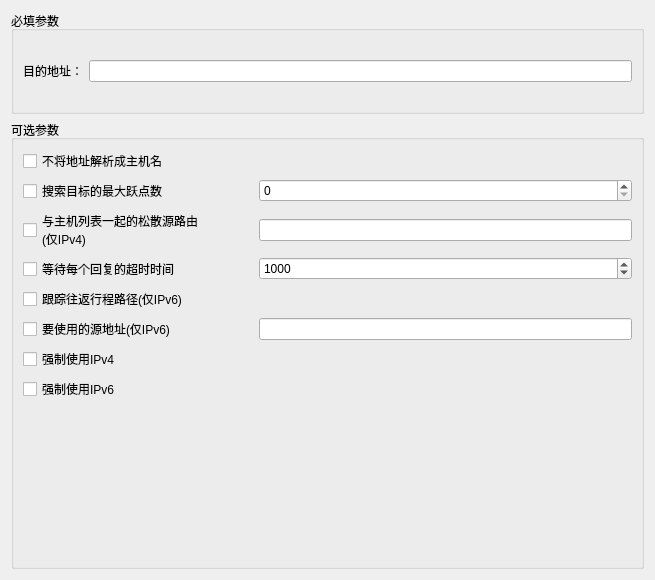
<?xml version="1.0" encoding="UTF-8"?>
<ui version="4.0">
 <class>TracertCmdEditor</class>
 <widget class="QWidget" name="TracertCmdEditor">
  <property name="geometry">
   <rect>
    <x>0</x>
    <y>0</y>
    <width>655</width>
    <height>580</height>
   </rect>
  </property>
  <property name="windowTitle">
   <string>Form</string>
  </property>
  <layout class="QVBoxLayout" name="verticalLayout">
   <item>
    <widget class="QGroupBox" name="groupBox">
     <property name="title">
      <string>必填参数</string>
     </property>
     <layout class="QVBoxLayout" name="verticalLayout_2">
      <item>
       <layout class="QGridLayout" name="gridLayout">
        <item row="1" column="0">
         <widget class="QLabel" name="label">
          <property name="text">
           <string>目的地址：</string>
          </property>
         </widget>
        </item>
        <item row="2" column="1">
         <widget class="QLabel" name="label_target_checkinfo">
          <property name="text">
           <string/>
          </property>
         </widget>
        </item>
        <item row="1" column="1">
         <widget class="QLineEdit" name="lineEdit"/>
        </item>
        <item row="0" column="1">
         <widget class="QLabel" name="label_2">
          <property name="text">
           <string/>
          </property>
         </widget>
        </item>
       </layout>
      </item>
     </layout>
    </widget>
   </item>
   <item>
    <widget class="QGroupBox" name="groupBox_2">
     <property name="title">
      <string>可选参数</string>
     </property>
     <layout class="QVBoxLayout" name="verticalLayout_3">
      <item>
       <layout class="QGridLayout" name="gridLayout_2">
        <item row="4" column="0">
         <widget class="QCheckBox" name="checkBox_option_R">
          <property name="toolTip">
           <string>-R</string>
          </property>
          <property name="text">
           <string>跟踪往返行程路径(仅IPv6)</string>
          </property>
         </widget>
        </item>
        <item row="1" column="1">
         <widget class="QSpinBox" name="spinBox_option_value_h">
          <property name="maximum">
           <number>65536</number>
          </property>
         </widget>
        </item>
        <item row="1" column="0">
         <widget class="QCheckBox" name="checkBox_option_h">
          <property name="minimumSize">
           <size>
            <width>230</width>
            <height>0</height>
           </size>
          </property>
          <property name="maximumSize">
           <size>
            <width>230</width>
            <height>16777215</height>
           </size>
          </property>
          <property name="toolTip">
           <string>-h</string>
          </property>
          <property name="text">
           <string>搜索目标的最大跃点数</string>
          </property>
         </widget>
        </item>
        <item row="2" column="0">
         <widget class="QCheckBox" name="checkBox_option_j">
          <property name="toolTip">
           <string>-j</string>
          </property>
          <property name="text">
           <string>与主机列表一起的松散源路由
(仅IPv4)</string>
          </property>
         </widget>
        </item>
        <item row="6" column="0">
         <widget class="QCheckBox" name="checkBox_option_ipv4">
          <property name="text">
           <string>强制使用IPv4</string>
          </property>
         </widget>
        </item>
        <item row="5" column="0">
         <widget class="QCheckBox" name="checkBox_option_S">
          <property name="text">
           <string>要使用的源地址(仅IPv6)</string>
          </property>
         </widget>
        </item>
        <item row="3" column="0">
         <widget class="QCheckBox" name="checkBox_option_w">
          <property name="toolTip">
           <string>-w</string>
          </property>
          <property name="text">
           <string>等待每个回复的超时时间</string>
          </property>
         </widget>
        </item>
        <item row="2" column="1">
         <widget class="QLineEdit" name="lineEdit_option_value_j"/>
        </item>
        <item row="3" column="1">
         <widget class="QSpinBox" name="spinBox_option_value_w">
          <property name="maximum">
           <number>100000000</number>
          </property>
          <property name="value">
           <number>1000</number>
          </property>
         </widget>
        </item>
        <item row="0" column="0">
         <widget class="QCheckBox" name="checkBox_option_d">
          <property name="minimumSize">
           <size>
            <width>230</width>
            <height>0</height>
           </size>
          </property>
          <property name="maximumSize">
           <size>
            <width>230</width>
            <height>16777215</height>
           </size>
          </property>
          <property name="toolTip">
           <string>-d</string>
          </property>
          <property name="text">
           <string>不将地址解析成主机名</string>
          </property>
         </widget>
        </item>
        <item row="7" column="0">
         <widget class="QCheckBox" name="checkBox_option_ipv6">
          <property name="text">
           <string>强制使用IPv6</string>
          </property>
         </widget>
        </item>
        <item row="5" column="1">
         <widget class="QLineEdit" name="lineEdit_option_value_S"/>
        </item>
       </layout>
      </item>
      <item>
       <spacer name="verticalSpacer">
        <property name="orientation">
         <enum>Qt::Vertical</enum>
        </property>
        <property name="sizeHint" stdset="0">
         <size>
          <width>20</width>
          <height>40</height>
         </size>
        </property>
       </spacer>
      </item>
     </layout>
    </widget>
   </item>
  </layout>
 </widget>
 <resources/>
 <connections/>
</ui>
